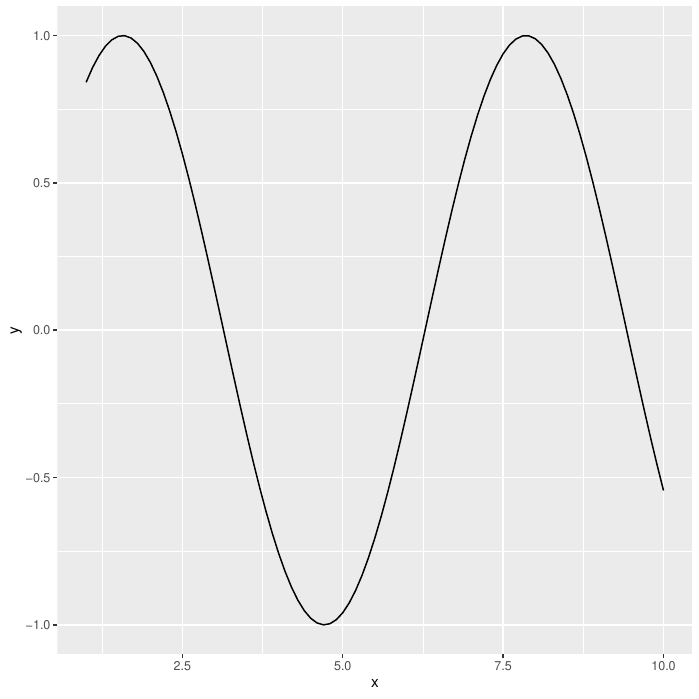

Here is the R script that generated this plot:
source("packages.R")

path <- file.path("figures", "figure_name")

data <- read.csv(file.path(path, "data.csv"))

ggplot(data, aes(x = x, y = y)) +
  geom_line()

ggsave(file.path(path, "plot.pdf"))
